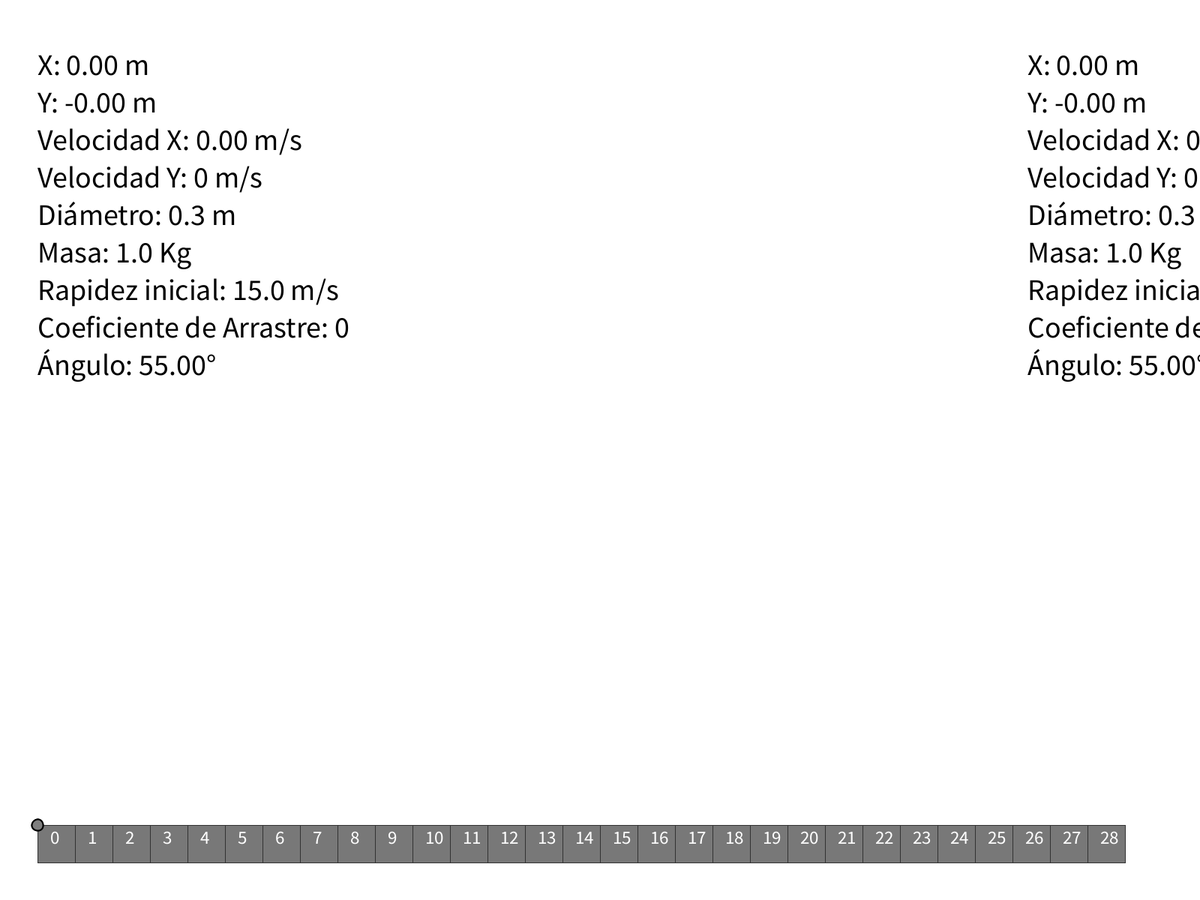
Frame 1 (no input)
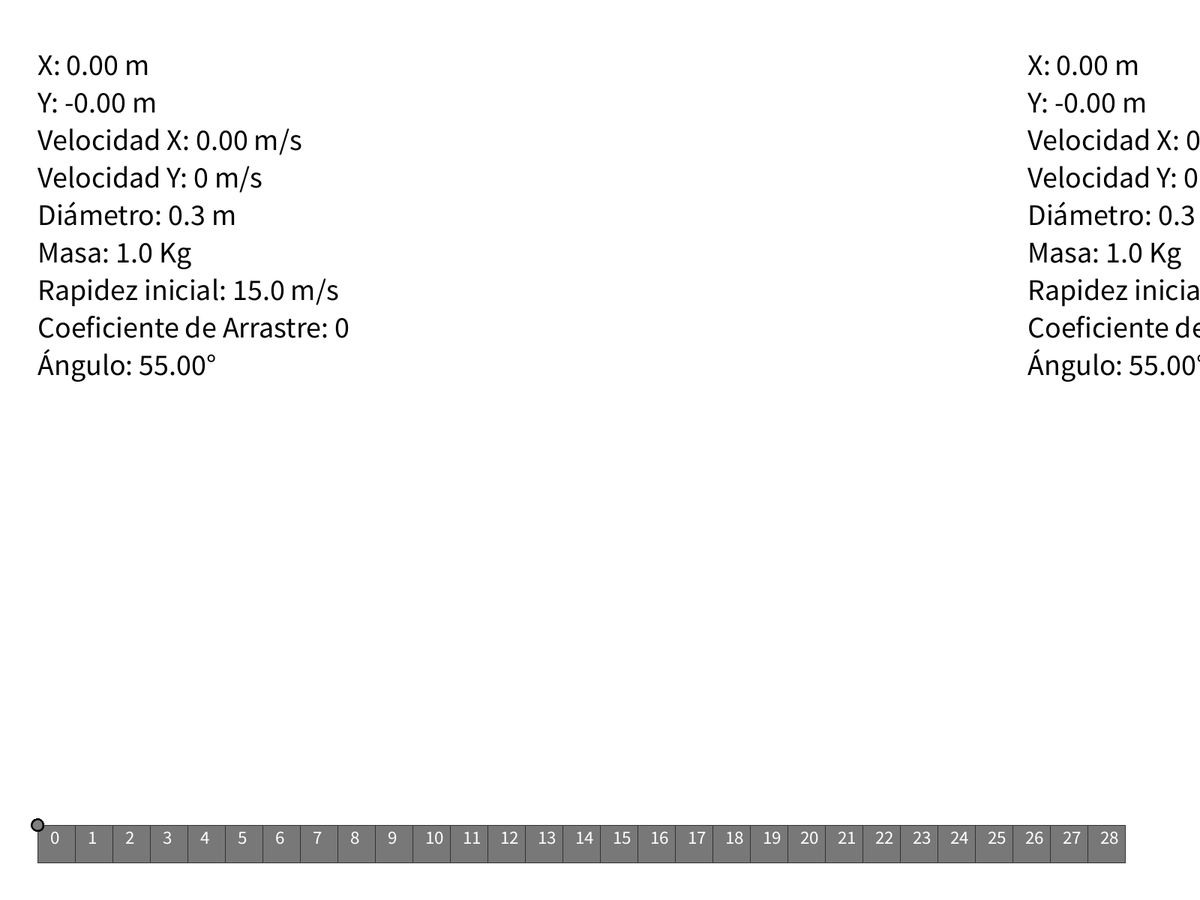
Frame 60 (the mouse pressed at the canvas centre just before this capture)
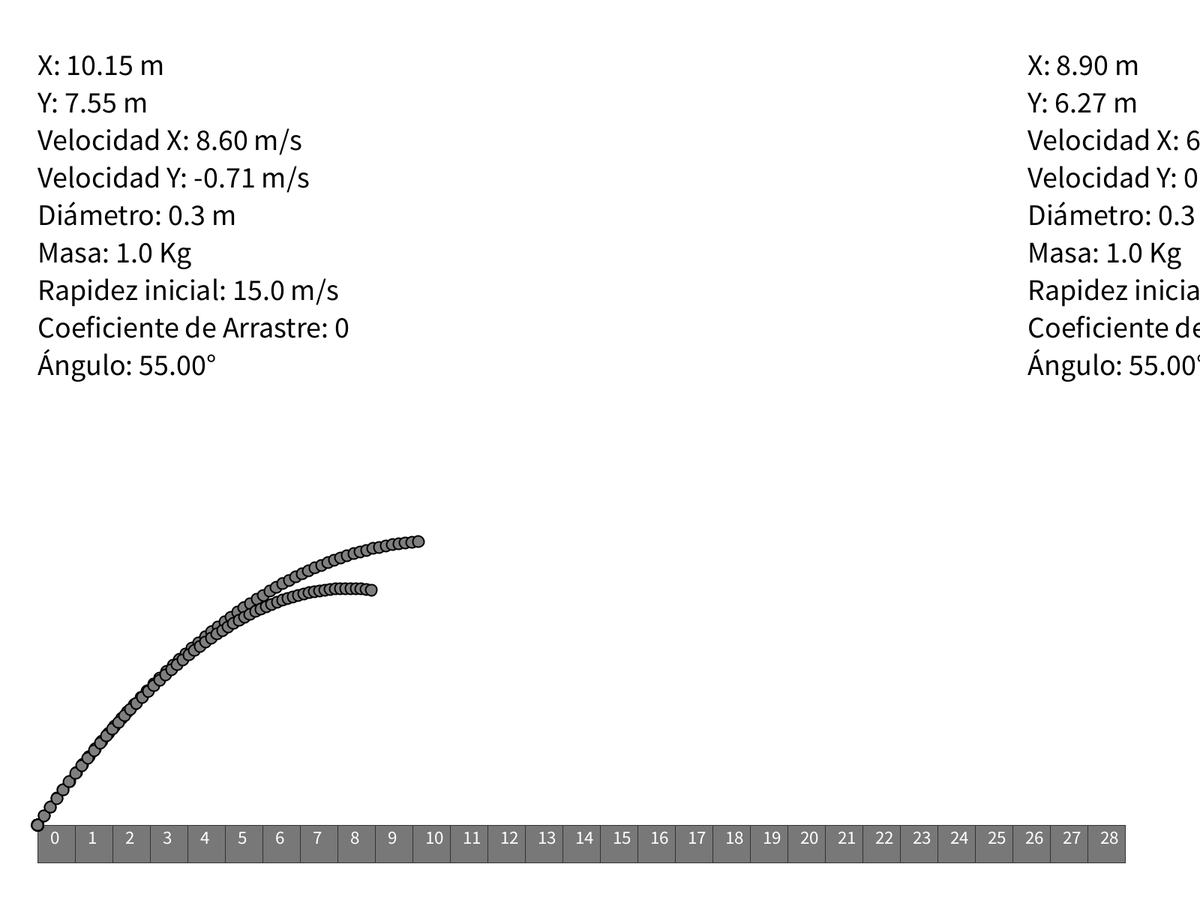
Frame 120 (the mouse held since frame 60 and released just before this capture)

The Processing sketch that drew these frames (run headless with seeded random() and noise(); from frame 60 on, the mouse is pressed at the canvas centre):

// Processing sketch: Tiro_parabolico_simulacion
// ── Tiro_parabolico_simulacion.pde
// Programa de simulación de Tiro parabólico | Parabolic shot simulation
// By: Antonio Noguerón


Objeto proyectil, proyectil1;
float masa = 1; //                            Masa en Kilogramos       | Mass in kilograms
float radio = 0.15; //                        Radio en metros          | radius in metres
PVector gravedad = new PVector(0, 9.81); //   Metros / segundo²        | Gravity in m/s²
float velocidad_inicial = 15; //              Metros / segundo         | metres/seconds
float angulo = 55; //                         Ángulo en grados         | angle in degrees
float c = 0.47; //                            Coeficiente de arrastre  | drag coefficient  0.47 is the coefficient for a sphere
boolean arrastreB = false; //                 Hay fuerza de arrastre?  | Is there drag force or air resistance?

PVector velocidad;
boolean shot = false;
boolean shot1 = false;
boolean calculate = true;
boolean calculate1 = true;


void setup() {
  fullScreen(); //Es el tamaño de nuestra pantalla.

  proyectil1 = new Objeto(masa, radio);
  proyectil = new Objeto(masa, radio);
  gravedad.mult(proyectil.masa);
  gravedad.div(50);
  angulo = radians(angulo);
  velocidad = new PVector(velocidad_inicial*cos(angulo), -velocidad_inicial*sin(angulo));
  //velocidad.div(50);
  fondo();
}

void draw() {
  //fondo();
  if (calculate) {
    proyectil.move();
    proyectil.edges();
    proyectil.applyForce(gravedad);
  }

  if (calculate1) {
    proyectil1.move();
    proyectil1.edges();
    proyectil1.applyForce(gravedad);

    PVector arrastre = proyectil1.velocity.copy();
    float speed = proyectil1.velocity.magSq();
    arrastre.normalize();
    arrastre.mult(-1);
    float A = (proyectil1.r/50 * proyectil1.r/50 *PI);
    arrastre.mult(c*speed*A*0.626);
    arrastre.div(50);
    proyectil1.applyForce(arrastre);
  }

  if (mousePressed && shot1 == false) {
    proyectil1.applyVelocity(velocidad);
    shot1 = true;
  }
  if (shot1 == true && proyectil1.position.x > 52 && proyectil1.position.y >= height - 101) {
    calculate1 = false;
  }
  if (mousePressed && shot == false) {
    proyectil.applyVelocity(velocidad);
    shot = true;
  }
  if (shot == true && proyectil.position.x > 52 && proyectil.position.y >= height - 103) {
    calculate = false;
  }
  proyectil.display();
  proyectil1.display();
  texto();
}



void texto() {

  fill(255);
  noStroke();
  rect(0, 0, 600, 520);
  rect(1320, 0, 600, 520);
  textSize(40);
  fill(0);
  text("X: " + nf((proyectil.position.x-50)/50, 0, 2) + " m", 50, 100);
  text("Y: " + nf((proyectil.position.y-(height-100))*-1/50, 0, 2) + " m", 50, 150);
  text("Velocidad X: " + nf(proyectil.velocity.x, 0, 2) + " m/s", 50, 200);
  if (proyectil.velocity.y < 0.21 && proyectil.velocity.y > -0.21) {
    text("Velocidad Y: " + 0 + " m/s", 50, 250);
  } else {
    text("Velocidad Y: " + nf(proyectil.velocity.y, 0, 2) + " m/s", 50, 250);
  }
  text("Diámetro: " + radio*2 + " m", 50, 300);
  text("Masa: " + masa + " Kg", 50, 350);
  text("Rapidez inicial: " + velocidad_inicial + " m/s", 50, 400);
  text("Coeficiente de Arrastre: " + 0, 50, 450);
  text("Ángulo: " + nf(degrees(angulo), 0, 2) + "°", 50, 500);
  
  //Proyectil 1
  
  text("X: " + nf((proyectil1.position.x-50)/50, 0, 2) + " m", 1370, 100);
  text("Y: " + nf((proyectil1.position.y-(height-100))*-1/50, 0, 2) + " m", 1370, 150);
  text("Velocidad X: " + nf(proyectil1.velocity.x, 0, 2) + " m/s",1370, 200);
  if (proyectil1.velocity.y < 0.21 && proyectil1.velocity.y > -0.21) {
    text("Velocidad Y: " + 0 + " m/s", 1370, 250);
  } else {
    text("Velocidad Y: " + nf(proyectil1.velocity.y, 0, 2) + " m/s", 1370, 250);
  }
  text("Diámetro: " + radio*2 + " m", 1370, 300);
  text("Masa: " + masa + " Kg", 1370, 350);
  text("Rapidez inicial: " + velocidad_inicial + " m/s",1370, 400);
  text("Coeficiente de Arrastre: " + c, 1370, 450);
  text("Ángulo: " + nf(degrees(angulo), 0, 2) + "°", 1370, 500);  
 
}


void fondo() {
  background(255);
  fill(120);
  stroke(50);

  float escala = 50;
  float x = escala;
  int metros = 0;
  while (x < width-escala*2) {
    fill(120);
    rect(x, height-escala*2, escala, escala);
    fill(255);
    textSize(25);
    text(metros, x+escala/3, height-escala*2+escala/2);
    x = x + escala;
    metros ++;
  }
}

// ── Proyectil.pde
class Objeto {
  PVector position;
  PVector velocity;
  PVector acceleration;
  float masa; //Kg
  float r; //m

  Objeto(float m, float radio) {
    position = new PVector(50, height-100);
    velocity = new PVector(0,0);
    acceleration = new PVector(0, 0);
    masa = m;
    r = radio*50;
  }

  //Segunda Ley de Newton

  void applyForce(PVector f) {
    PVector force = PVector.div(f, masa);
    acceleration.add(force);
  }
  void applyVelocity(PVector v){
    PVector velocidad = PVector.div(v,masa); 
    velocity.add(velocidad);
  }

  void move() {
    //acceleration = F/M
    // If mass == 1, acceleration = Force
    velocity.add(acceleration);
    position.add(velocity);
    acceleration.mult(0);
  }

  void edges() {

    if (position.x > width) {
      position.x = width;
      velocity.x *= -1;
    } else if (position.x < 0) {
      position.x = 0;
      velocity.x *= -1;
    }
    if (position.y > height - 100) {
      position.y = height - 100;
      velocity.y *= -1;
    }
  }

  void display() {
    stroke(0);
    strokeWeight(2);
    fill(127);
    ellipse(position.x, position.y, r*2, r*2);
  }
}
